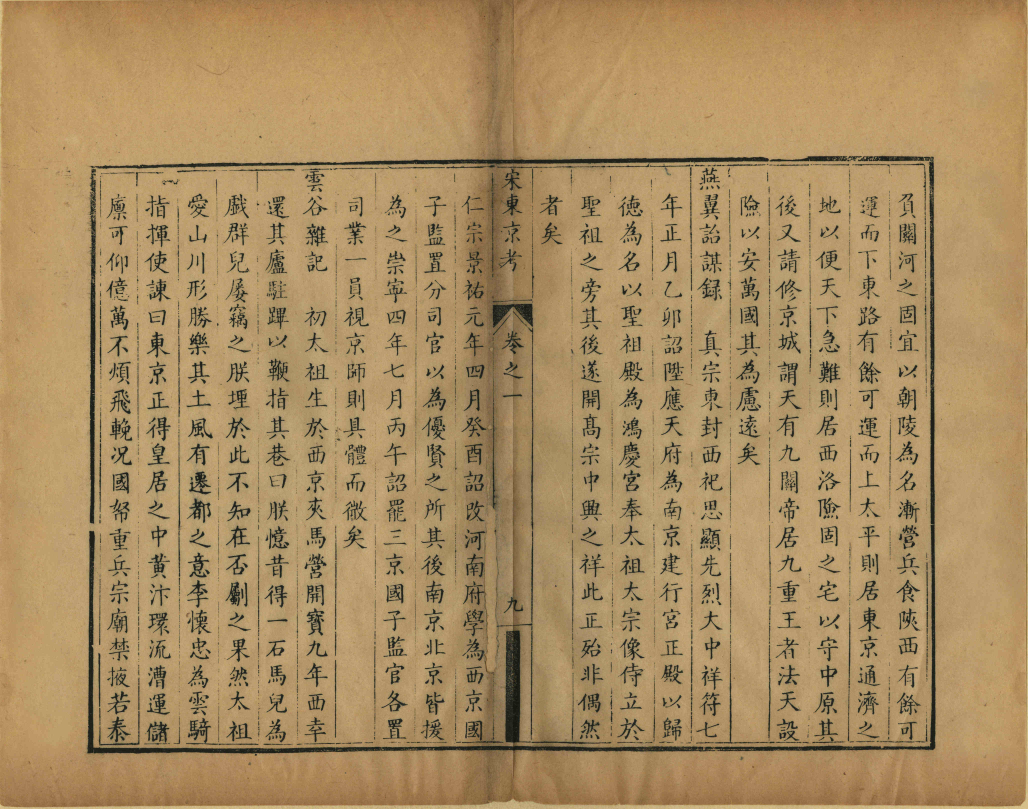
#> input picture python/charcnn/difangzhi/1.jpg, 4111 x 3236 px (shown at 1/4 size)
$ python seg.py
#> lines starting #> are read from the running program, lines starting #| are printed output that depends on the picture; after the words box and inside, x2 and y2 are one past the last pixel; in counts of white or black regions, pixels touching at a corner belong together
import cv2
import numpy as np


# [75 lines left out: functions my_filter, fluctuation, extract, not called in this run]
img = cv2.imread('1.jpg')
#> img is the input picture: shape (3236, 4111, 3); mean B, G, R 97.8, 141, 169.6
h, w, _ = img.shape
#> h = 3236; w = 4111
# img = cv2.resize(img, (0, 0), fx=0.5, fy=0.5)
# cv2.imwrite('a.png', img)
# cv2.imshow('1', img)
dst = cv2.morphologyEx(img, 6, cv2.getStructuringElement(1, (33, 33), (16, 16)))
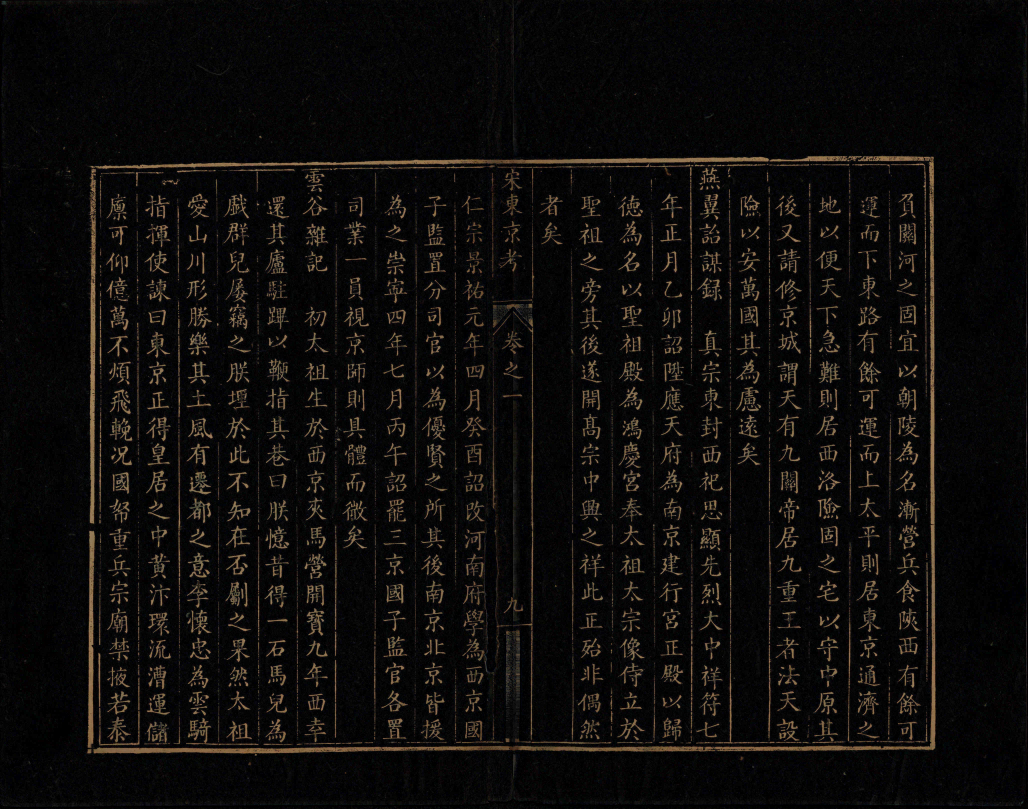
#> dst: shape (3236, 4111, 3) (shown at 1/4 size); mean B, G, R 10.6, 12, 13.8
dst2 = dst.mean(2)[:, :, None]
dst = np.where(dst2 < 50, (0, 0, 0), (255, 255, 255))
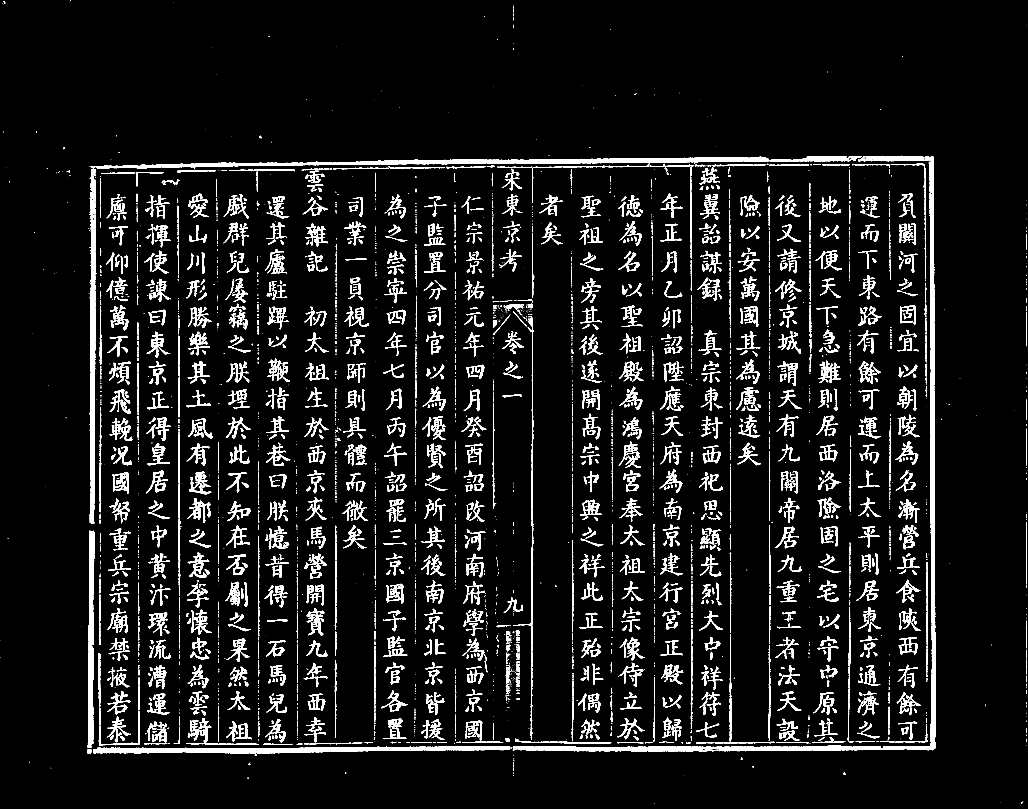
#> dst: shape (3236, 4111, 3) int64 (shown at 1/4 size); 6.9% white; 4659 white regions (2341 under 20 px), largest, box (x1, y1, x2, y2) and area: (2851, 623, 3743, 3005) 52720, (358, 627, 3075, 676) 37753, (374, 2984, 2041, 3015) 28394
cv2.imwrite('before.jpg', dst)
# [38 lines of commented-out code are left out]

$ run again, with python/charcnn/difangzhi/22.jpg copied over python/charcnn/difangzhi/1.jpg
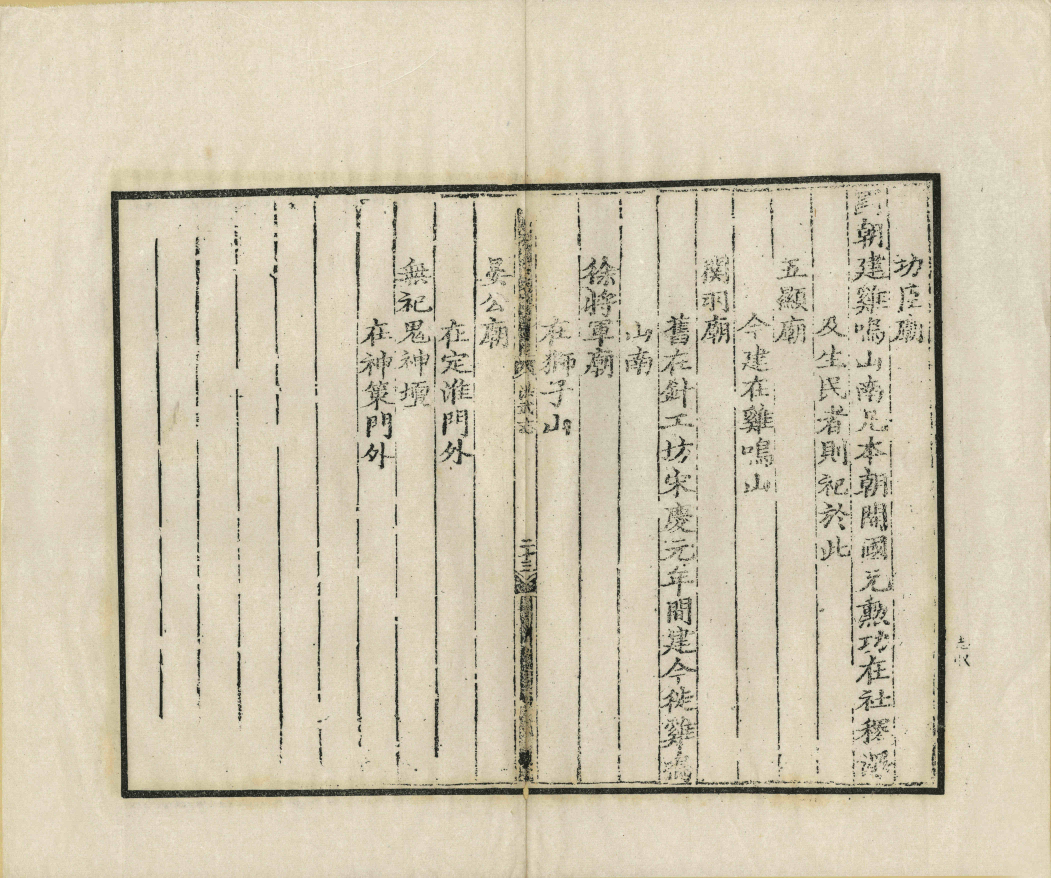
#> input picture python/charcnn/difangzhi/22.jpg, 4203 x 3510 px (shown at 1/4 size)
#> img is the input picture: shape (3510, 4203, 3); mean B, G, R 176.7, 199.2, 209.1
#> `dst = cv2.morphologyEx(img, 6, cv2.getStructuringElement(1, (33, 33), ..`:
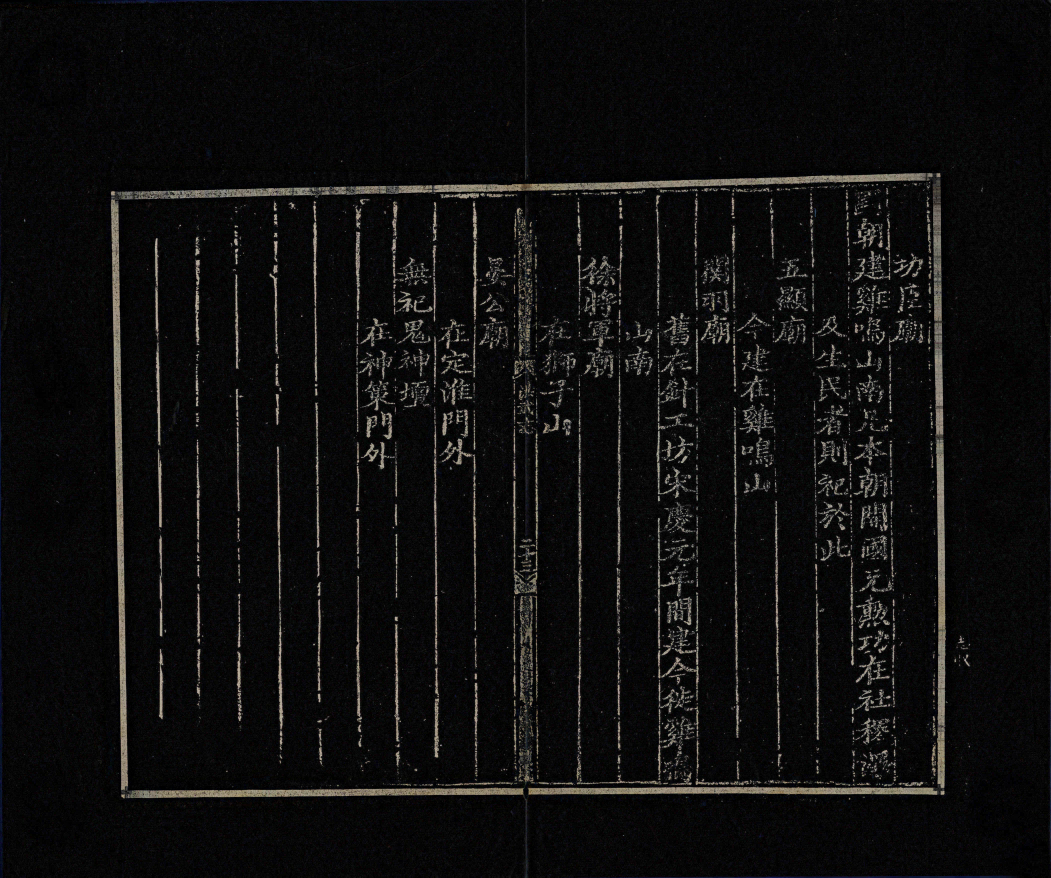
#> dst: shape (3510, 4203, 3) (shown at 1/4 size); mean B, G, R 13.8, 14.1, 14.6
#> `dst = np.where(dst2 < 50, (0, 0, 0), (255, 255, 255))`:
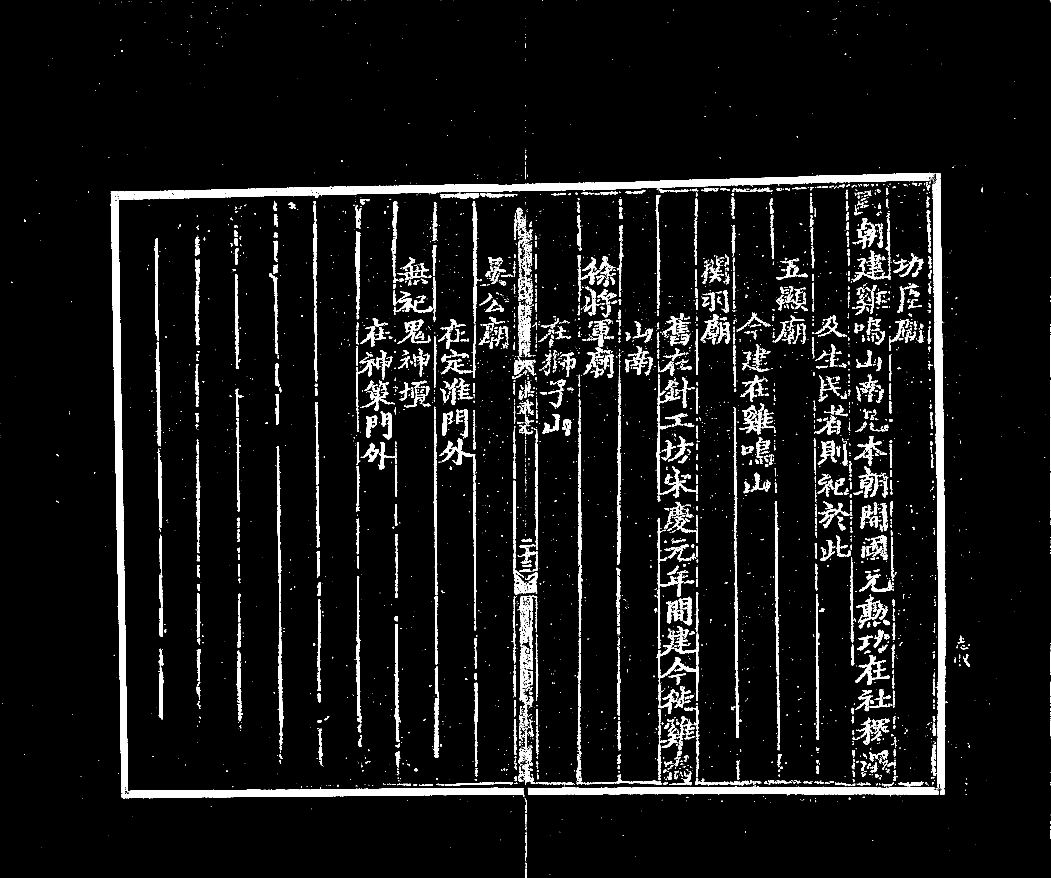
#> dst: shape (3510, 4203, 3) int64 (shown at 1/4 size); 6.2% white; 6596 white regions (4273 under 20 px), largest, box (x1, y1, x2, y2) and area: (443, 692, 3707, 3162) 152890, (3732, 814, 3784, 3153) 67915, (503, 3150, 2097, 3193) 43426
